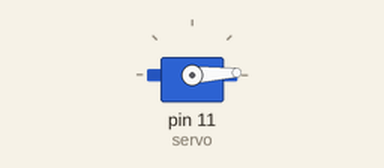
Simulated run of this sketch. Board: Arduino Uno, built with avr-gcc and run on an emulated ATmega328P. On the bench: servo.

Above: at 0.05 s.
At 0.95 s:
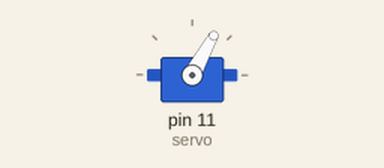
At 1.85 s:
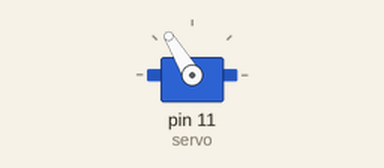
At 3.7 s:
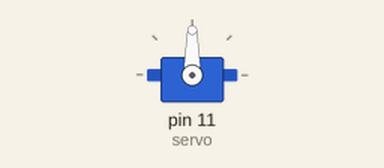
Timing chart, 0 to 8.6 s (numbered marks = the images above):
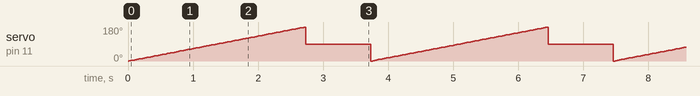

The sketch:

servo_test.ino
```cpp
/*
  Servo Test

  Servos are "easier" to control with a computer, but they hide what is going on.

   - In the beginning, a number of "hobby" motor manufacturers got together ~40 years ago to agree on a "standard"
   to make it easier to produce remote control cars and airplanes. Sending digital pulses was easy (even over a radio),
   but sending "analog" values was prone to noise and required more expensive transmitters/receivers. They decided that
   a 1 ms pulse would be "0", a 1.5 ms pulse would be "90", and a 2 ms pulse would be "180". Therefore, a position servo
   (that rotates to a specific angle) just needs to detect the length of pulses it is getting (between 1 and 2 ms) and it
   knows exactly what angle to rotate to. Your servos use this same convention, but these pulses set the speed, 1 ms
   (full backwards), 1.5 ms (stop), 2 ms (full forwards). The chip inside the servo PCB has circuits that measure the duration
   of incoming pulses (on the orange wire) and then generate the commands to a PWM to control motor speed and an H-bridge
   to set direction. This chip obeys the "hobby motor" standard. The "servo library" in Arduino is just a convenient way of
   generating 1 to 2 ms pulses on specific digital pins. You could generate them however you like (using a for loop with a delay
   (in microseconds). In fact, the Arduino "servo library" interprets any value you send that  is greater than 200 (I think)
   as a pulse length in microseconds...so sending 1500 should be the same as sending 90. Worth testing...
   but definitely worth knowing what is going on.
*/

#include <Servo.h>  // This includes the "servo" library

Servo servo;        // This creates a servo object

int speed = 0;      // This creates a variable called "speed" that is initially set to 0

// Setup
void setup() {
  servo.attach(11);  // Assign servo to digital (PWM) pin 11 (change according to your connection)
}

void loop() {

  // Servos are often used to control "angle" of the motor, therefore the "servo library" uses a range of 0 to 180.
  // Your servos control "speed", therefore 0 is full speed clockwise, 90 is stopped, and 180 is full speed counter-clockwise

  // Move the servo through its full range of speeds
  for (speed = 0; speed <= 180; speed += 1) {
    servo.write(speed);
    delay(15);
  }
  // Return to middle of the range, i.e. "stop"
  servo.write(90);
  delay(1000);
}
```
